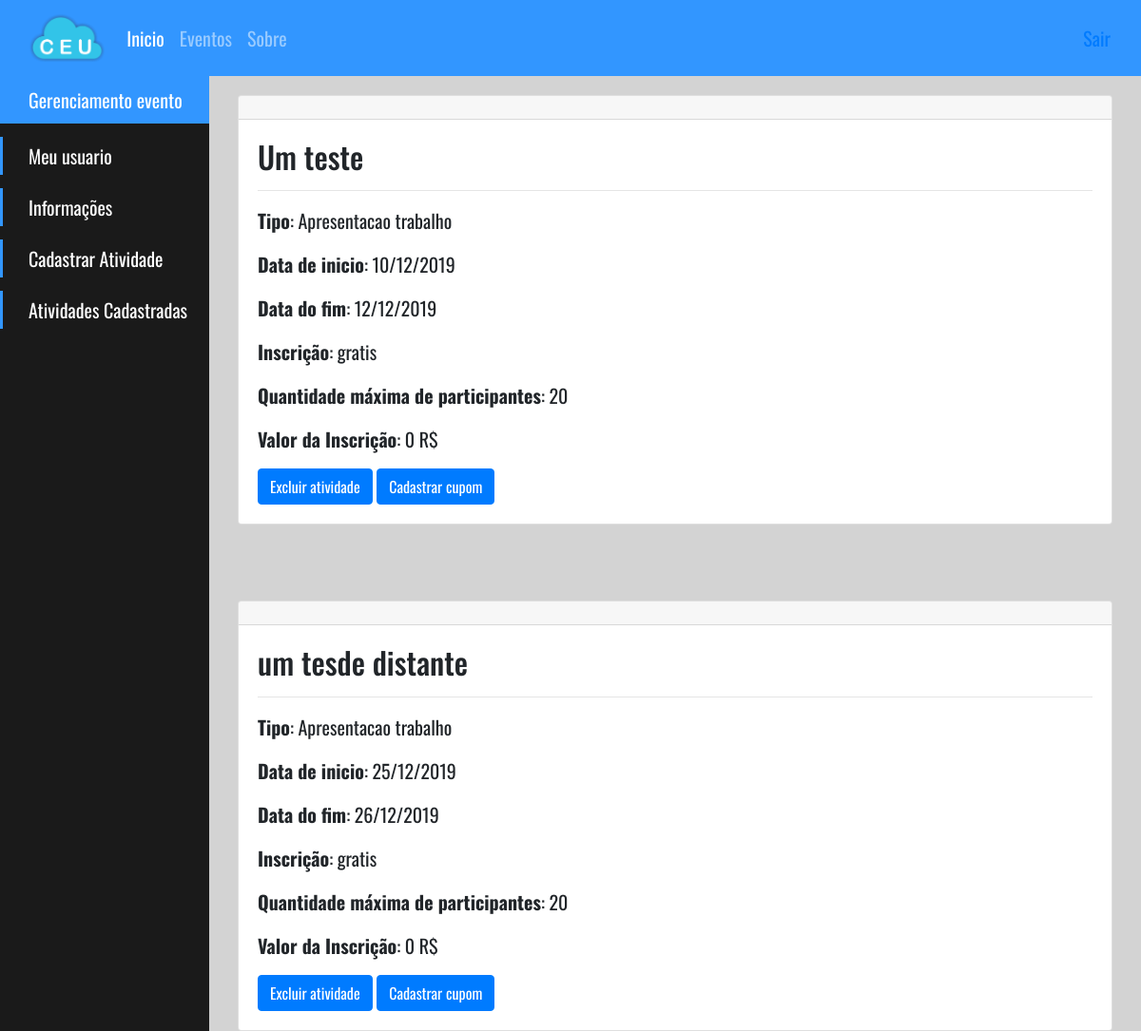
Page /usuario/seusEventos/gerenciamento/atividadesCadastradas/?id=8 (signed in) on the earlier database version.
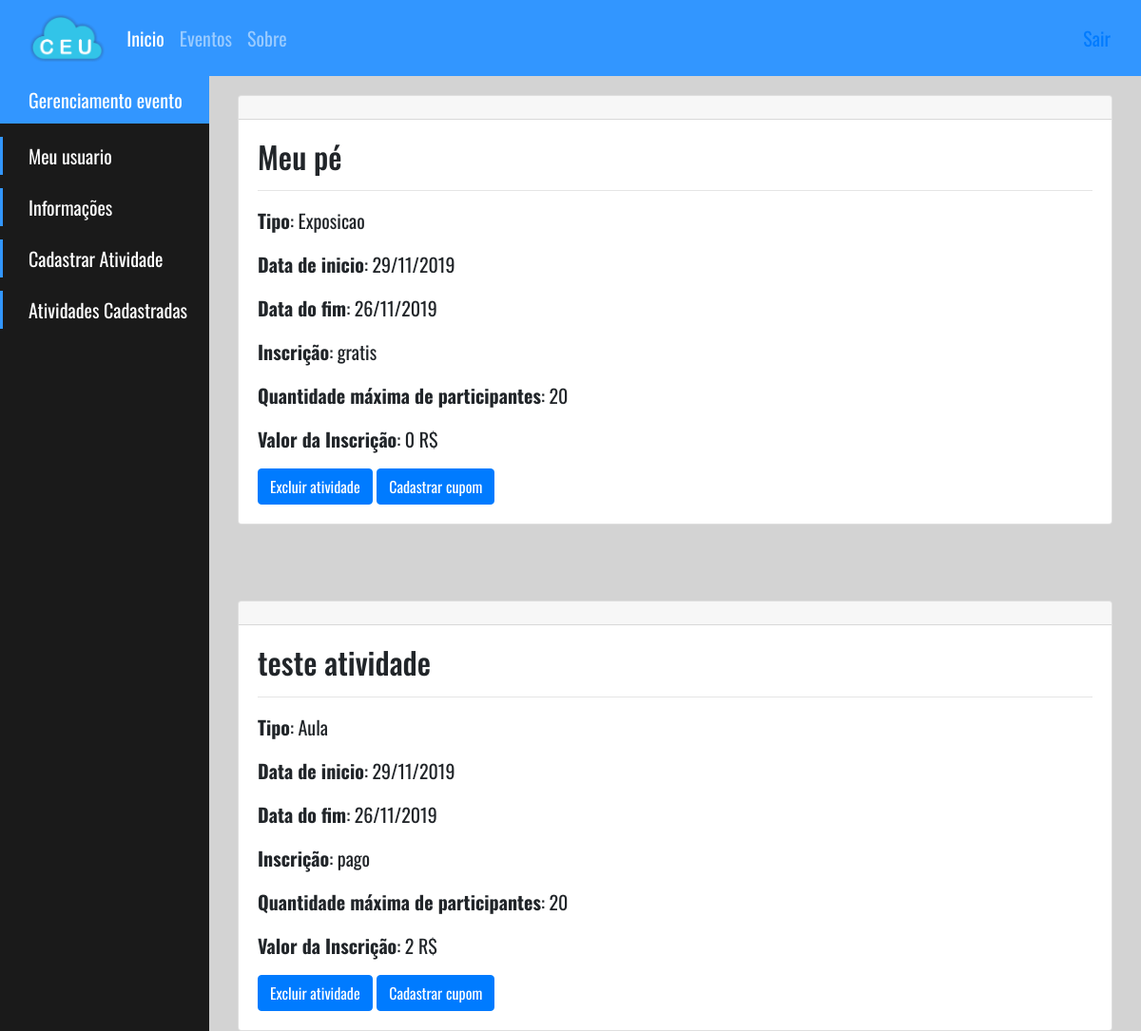
Same page on the later database version.
### tables this page shows
CREATE TABLE `tb_atividade` (
  `id` int(11) NOT NULL,
  `id_evento` int(11) NOT NULL,
  `nome` varchar(50) NOT NULL,
  `qntd_part` int(11) NOT NULL,
  `inscricao` varchar(10) NOT NULL,
  `valor` int(11) NOT NULL DEFAULT 0,
  `tipo` varchar(50) NOT NULL,
  `data_inicio` varchar(30) NOT NULL,
  `data_fim` varchar(30) NOT NULL,
  `data_cadastro` datetime NOT NULL DEFAULT current_timestamp()
);

### usuario/seusEventos/gerenciamento/atividadesCadastradas/index.php (the view, shortened to what this page needs)
<?php
    try {
        $conexao = new Conexao();
        $query = "select * from tb_atividade where id_evento = :id";
        $stmt = $conexao->prepare($query);
        $stmt->bindValue(':id', $_GET['id']);
        $stmt->execute();
        $atividades = $stmt->fetchAll(PDO::FETCH_OBJ);
    } catch (PDOException $e) {
        echo 'Mensagem: '.$e->getMessage();
    }
?>
<!DOCTYPE html>
<html>
<head>
    <link rel="stylesheet" href="../../../../_css/style_menu.css" />
    <link rel="stylesheet" href="https://stackpath.bootstrapcdn.com/bootstrap/4.3.1/css/bootstrap.min.css">
    <link rel="stylesheet" href="../../../../_css/style_gerenciamento_usuario.css">
    <link rel="stylesheet" href="../../../../_css/style_menu.css">
    <link rel="stylesheet" href="../../../../_css/style_evento_gerenciamento.css">
    <link rel="stylesheet" href="http://code.jquery.com/ui/1.9.0/themes/base/jquery-ui.css" />
    <link rel="stylesheet" href="http://code.jquery.com/ui/1.9.0/themes/base/jquery-ui.css" />
    <link rel="stylesheet" href="https://stackpath.bootstrapcdn.com/bootstrap/4.1.3/css/bootstrap.min.css"
>
    <link rel="stylesheet" href="../../../../_css/style_menu.css">
</head>
<body>
    <nav class="navbar navbar-expand-lg navbar-dark navbar-full fixed-top" style="background-color: rgb(50, 150, 255); height: 80px;">
        <div class="logo" style="height: 80px">
            <a href="#inicio";>
                <img src="../../../../_imagens/CEU_noname_pequeno.png" />
            </a>
        </div>
        <div class="collapse navbar-collapse menuTeste" id="navbarNav">
            <ul class="navbar-nav">
                <li class="nav-item active">
                    <a class="nav-link" href="#">Inicio <span class="sr-only">(current)</span></a>
                </li>
                <li class="nav-item">
                    <a class="nav-link" href="../../../../evento/">Eventos</a>
                </li>
                <li class="nav-item">
                    <a class="nav-link" href="#">Sobre</a>
                </li>
            </ul>
        </div>
        <aside class="nav-item">
            <a class="nav-link" href="../../../../service/logoff.php">Sair</a>
        </aside>
    </nav>
    <div class="sidebar-container">
        <div class="sidebar-logo">
            Gerenciamento evento
        </div>
        <ul class="sidebar-navigation">
            <li>
                <a href="../../../">
                    <i class="fa fa-home" aria-hidden="true"></i> Meu usuario
                </a>
            </li>
            <li>
                <a href="../?id=<?=$_GET['id']?>">
                    <i class="fa fa-home" aria-hidden="true"></i> Informações
                </a>
            </li>
            <li>
                <a href="../cadastrarAtividade/?id=<?=$_GET['id']?>">
                    <i class="fa fa-tachometer" aria-hidden="true"></i> Cadastrar Atividade
                </a>
            </li>
            <li>
                <a href="">
                    <i class="fa fa-tachometer" aria-hidden="true"></i> Atividades Cadastradas
                </a>
            </li>
        </ul>
    </div>
    <div class="content-container">
        <div class="container-fluid">
            <div class="container-fluid">
                <? foreach($atividades as $id => $att) {?>
                    <div class="card container-branco">
                        <div class="card-header">
                        </div>
                        <div class="card-body att">
                            <h2 class="card-title"><?=$att->nome?></h2>
                            <hr>
                            <p class="card-text"><strong>Tipo</strong>: <?=$att->tipo?></p>
                            <p class="card-text"><strong>Data de inicio</strong>: <?=$att->data_inicio?></p>
                            <p class="card-text"><strong>Data do fim</strong>: <?=$att->data_fim?></p>
                            <p class="card-text"><strong>Inscrição</strong>: <?=$att->inscricao?></p>
                            <p class="card-text"><strong>Quantidade máxima de participantes</strong>: <?=$att->qntd_part?></p>
                            <p class="card-text"><strong>Valor da Inscrição</strong>: <?=$att->valor?> R$</p>
                            <a href="../../../../controller/AtividadeController.php?acao=remover&id=<?=$_GET['id']?>&id_att=<?=$att->id?>" class="btn btn-primary">Excluir atividade</a>
                            <button class="btn btn-primary bntConfirma" id="<?=$evento->id?>" data-toggle="modal" data-target="#ExemploModalCentralizado">
                                Cadastrar cupom
                            </button>
                        </div>
                    </div>
                <?}?>
            </div>
        </div>
    </div>
</body>
</html>

Differences in the rows shown:
removed tb_atividade: nome "Um teste", tipo "Apresentacao trabalho", data_inicio "10/12/2019", data_fim "12/12/2019", inscricao "gratis", qntd_part "20", valor "0"
removed tb_atividade: nome "um tesde distante", tipo "Apresentacao trabalho", data_inicio "25/12/2019", data_fim "26/12/2019", inscricao "gratis", qntd_part "20", valor "0"
added tb_atividade: nome "Meu pé", tipo "Exposicao", data_inicio "29/11/2019", data_fim "26/11/2019", inscricao "gratis", qntd_part "20", valor "0"
added tb_atividade: nome "teste atividade", tipo "Aula", data_inicio "29/11/2019", data_fim "26/11/2019", inscricao "pago", qntd_part "20", valor "2"
